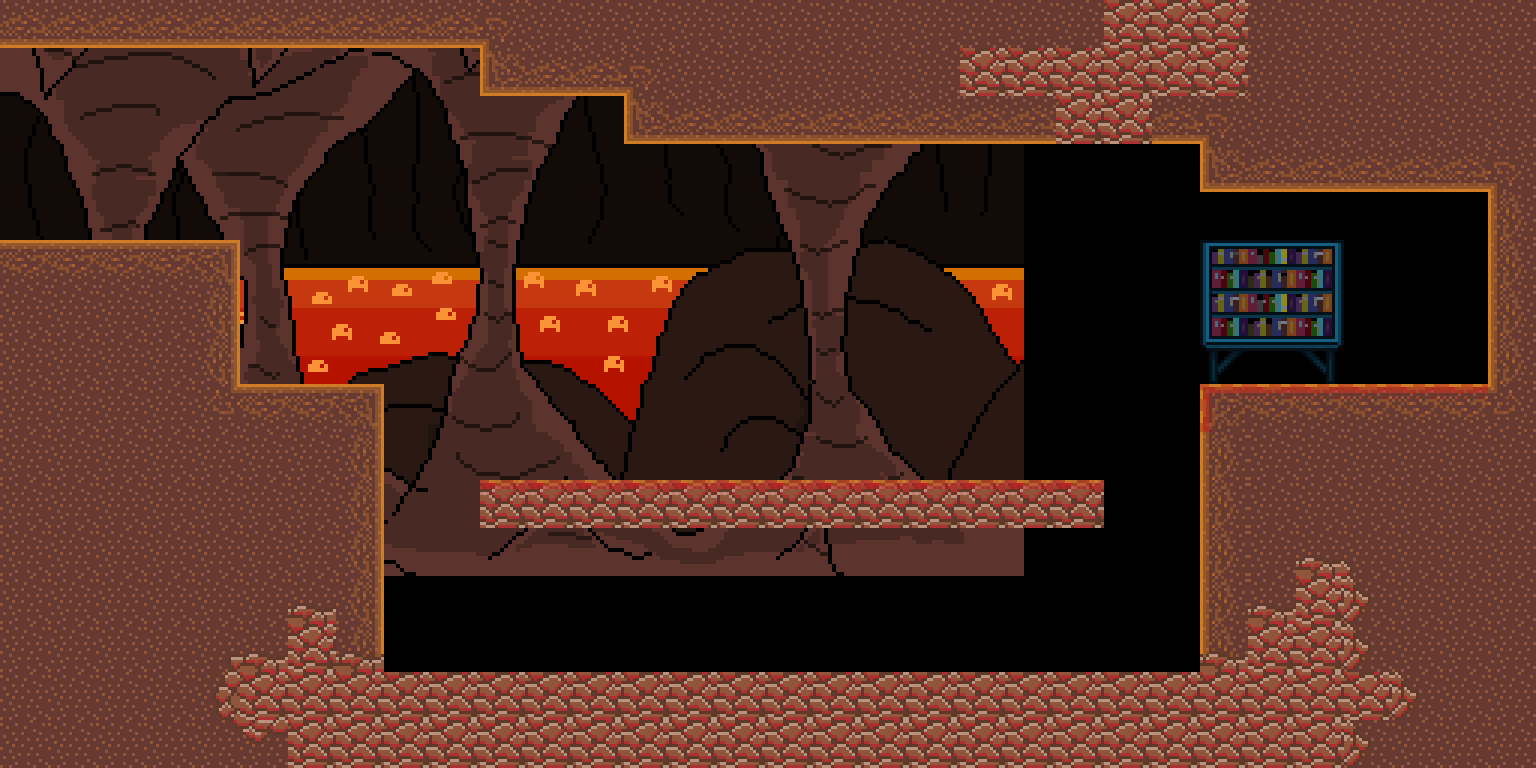

This game map was drawn from its Tiled (.tmx) file and the tilesets committed beside it. A one-line description and the trimmed map source follow:
An orthogonal 32x16 tile map with 48x48 px tiles, 2 tile layers (back_tiles, front), 3 tilesets, 3 image layers and 16 objects (2x EnemyCoalJumper, HazardLava, ManaChargePickup).

<map version="1.4" tiledversion="1.4.2" orientation="orthogonal" renderorder="right-down" width="32" height="16" tilewidth="48" tileheight="48" infinite="0" nextlayerid="20" nextobjectid="155">
 <tileset firstgid="1" name="tileset01" tilewidth="48" tileheight="48" tilecount="176" columns="16">
  <image source="tilesets/tileset01.png" width="768" height="528" />
 </tileset>
 <tileset firstgid="177" name="tileset02" tilewidth="48" tileheight="48" tilecount="121" columns="11">
  <image source="tilesets/tileset02.png" width="528" height="528" />
 </tileset>
 <tileset firstgid="298" name="objects" tilewidth="48" tileheight="48" tilecount="64" columns="8">
  <image source="objects.png" width="384" height="384" />
 </tileset>
 <imagelayer id="17" name="Image Layer 1">
  <image source="Backgrounds/fire_back.png" width="1024" height="576" />
 </imagelayer>
 <imagelayer id="18" name="Image Layer 2">
  <image source="Backgrounds/fire_far.png" width="1024" height="576" />
 </imagelayer>
 <imagelayer id="19" name="Image Layer 3">
  <image source="Backgrounds/fire_front.png" width="1024" height="576" />
 </imagelayer>
 <layer id="11" name="back_tiles" width="32" height="16">
  <properties>
   <property name="tileset" type="int" value="1" />
  </properties>
  <data>[512 cells, 266 non-empty, 12 distinct tile ids]</data>
 </layer>
 <layer id="12" name="front" width="32" height="16">
  <properties>
   <property name="tileset" type="int" value="1" />
  </properties>
  <data>[512 cells, 43 non-empty, 18 distinct tile ids]</data>
 </layer>
 <objectgroup color="#ffaa00" id="16" name="spawnpoints">
  <object id="35" x="0" y="48" width="48" height="48">
   <properties>
    <property name="id" type="int" value="0" />
   </properties>
  </object>
 </objectgroup>
 <objectgroup id="14" name="objects">
  <object id="126" type="HazardLava" gid="306" x="384" y="672" width="816" height="96" />
  <object id="149" type="ManaChargePickup" gid="304" x="1344" y="336" width="48" height="48">
   <properties>
    <property name="id" type="int" value="3" />
    <property name="lore" type="int" value="8" />
    <property name="text" value="we need you to save us" />
   </properties>
  </object>
  <object id="153" type="EnemyCoalJumper" gid="316" x="624" y="480" width="48" height="48" />
  <object id="154" type="EnemyCoalJumper" gid="316" x="768" y="480" width="48" height="48" />
 </objectgroup>
 <objectgroup color="#0000ff" id="13" name="walls">
  <object id="54" x="0" y="240" width="240" height="528" />
  <object id="96" x="0" y="0" width="480" height="48" />
  <object id="103" x="1200" y="384" width="336" height="384" />
  <object id="104" x="624" y="0" width="864" height="144" />
  <object id="119" x="1200" y="144" width="288" height="48" />
  <object id="136" x="240" y="384" width="144" height="384" />
  <object id="137" x="384" y="672" width="816" height="96" />
  <object id="141" x="480" y="480" width="624" height="48" />
  <object id="142" x="1488" y="0" width="48" height="384" />
  <object id="143" x="480" y="0" width="144" height="96" />
 </objectgroup>
 <objectgroup color="#00ff00" id="15" name="doors">
  <object id="19" x="-96" y="48" width="48" height="192">
   <properties>
    <property name="horizontal" type="bool" value="false" />
    <property name="id_point" type="int" value="2" />
    <property name="id_room" type="int" value="8" />
   </properties>
  </object>
 </objectgroup>
</map>
